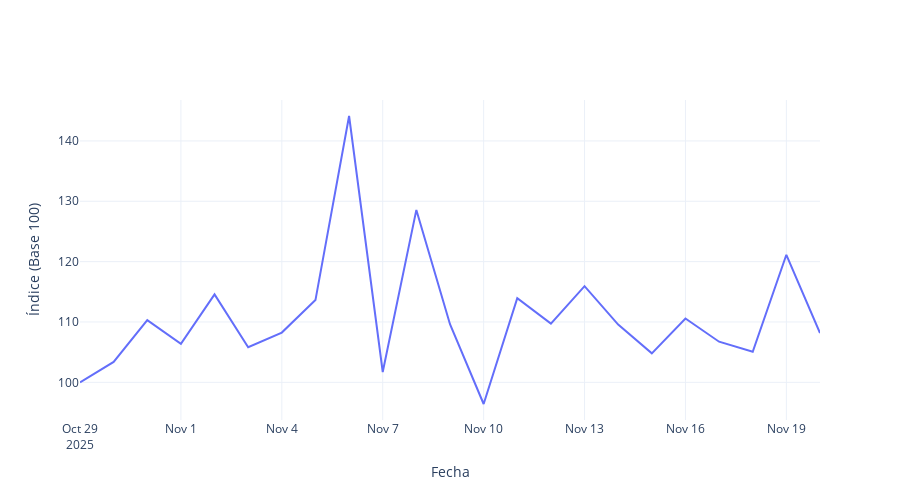

The notebook cell saved with this chart:
### Markdown cell above
## VIVIENDA

### Code cell
dir_input = Path("data/base100/")
ipc_file = dir_input / "base_vivienda.xlsx"
df_vivienda = pd.read_excel(ipc_file)

# Asegurarse de que 'VALOR' esté en formato numérico
df_vivienda["VALOR"] = pd.to_numeric(df_vivienda["VALOR"], errors="coerce")

# Pesos para la división Vivienda
pesos_vivienda = [
    4.451,
    0.000
]

# Normalización
w_vivienda = 9.607  # Peso total de la división

suma_original = sum(pesos_vivienda)
factor = w_vivienda / suma_original
pesos_norm_vivienda = [p * factor for p in pesos_vivienda]

# Crear dataframe de pesos
categorias_vivienda = df_vivienda["CATEGORIA"].unique().tolist()
df_pesos_vivienda = pd.DataFrame({
    "CATEGORIA": categorias_vivienda,
    "PESO": pesos_vivienda,
    "PESO_NORMALIZADO": pesos_norm_vivienda
})

# Convertir los pesos normalizados a una matriz NumPy
w_vivienda = np.array(pesos_norm_vivienda)

# Función de ponderación geométrica
def geom_pond(x, w):
    x = np.array(x)
    return np.exp(np.sum(w * np.log(x)) / np.sum(w))

# Crear el diccionario de IPC por fecha
ipc_vivienda = {}
for fecha in df_vivienda["FECHA"].unique(): 
    valores = df_vivienda[df_vivienda["FECHA"] == fecha]["VALOR"].values
    ipc_vivienda[fecha] = geom_pond(valores, w_vivienda)

# Convertir a una serie final ordenada por fecha
ipc_vivienda = pd.Series(ipc_vivienda)
ipc_vivienda.index = pd.to_datetime(ipc_vivienda.index)
ipc_vivienda = ipc_vivienda.sort_index()

# Concatenar IPC con el dataframe original
df_ipc_vivienda = ipc_vivienda.reset_index()
df_ipc_vivienda.columns = ["FECHA", "VALOR"]
df_ipc_vivienda["CATEGORIA"] = "Índice Vivienda"

# Concatenar datos originales con el IPC
df_vivienda = pd.concat([df_vivienda, df_ipc_vivienda], ignore_index=True)

# Crear el gráfico de IPC de Vivienda
fig = go.Figure()
fig.add_trace(go.Scatter(
    x=ipc_vivienda.index,
    y=ipc_vivienda.values,
    mode="lines",
    name="Índice (Base 100)",
    line=dict(width=2)
))

fig.update_layout(
    title=None,
    xaxis_title="Fecha",
    yaxis_title="Índice (Base 100)",
    template="plotly_white",
    hovermode="x unified",
    width=900,
    height=500
)

fig.show()
fig.write_image("results/indice_vivienda.pdf")

### Figure 1 — Plotly figure (JSON) as saved in the notebook; plotly's stock layout.template omitted (floating-point values rounded to 4 significant figures)
{"data": [{"line": {"width": 2}, "mode": "lines", "name": "Índice (Base 100)", "type": "scatter", "x": ["2025-10-29T00:00:00", "2025-10-30T00:00:00", "2025-10-31T00:00:00", "2025-11-01T00:00:00", "2025-11-02T00:00:00", "2025-11-03T00:00:00", "2025-11-04T00:00:00", "2025-11-05T00:00:00", "2025-11-06T00:00:00", "2025-11-07T00:00:00", "2025-11-08T00:00:00", "2025-11-09T00:00:00", "2025-11-10T00:00:00", "2025-11-11T00:00:00", "2025-11-12T00:00:00", "2025-11-13T00:00:00", "2025-11-14T00:00:00", "2025-11-15T00:00:00", "2025-11-16T00:00:00", "2025-11-17T00:00:00", "2025-11-18T00:00:00", "2025-11-19T00:00:00", "2025-11-20T00:00:00"], "y": [100.0, 103.4, 110.3, 106.4, 114.6, 105.8, 108.2, 113.6, 144.1, 101.7, 128.6, 109.6, 96.41, 114.0, 109.7, 115.9, 109.6, 104.8, 110.6, 106.7, 105.1, 121.1, 108.2]}], "layout": {"height": 500, "hovermode": "x unified", "title": {}, "width": 900, "xaxis": {"title": {"text": "Fecha"}}, "yaxis": {"title": {"text": "Índice (Base 100)"}}}}
